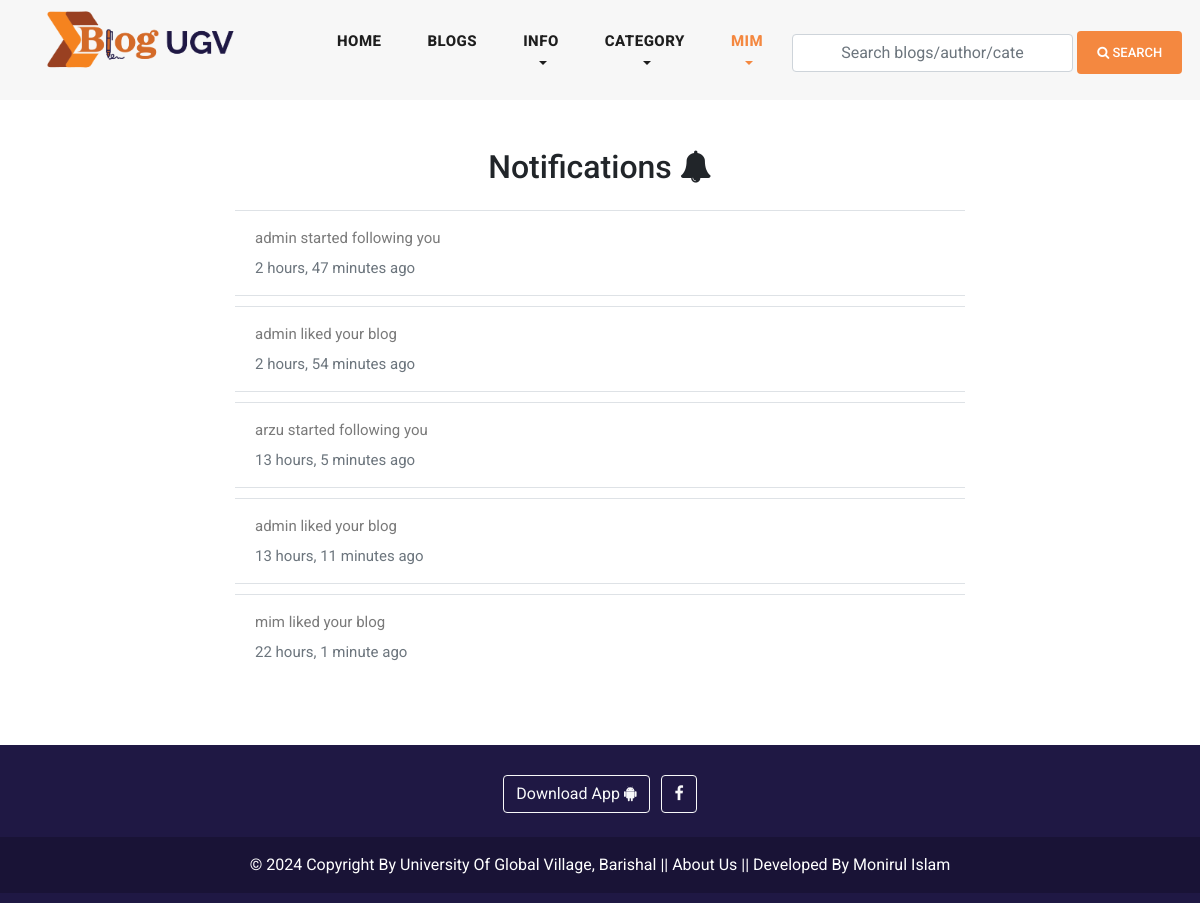
Before: /user_notifications/ (signed in) with the older database file.
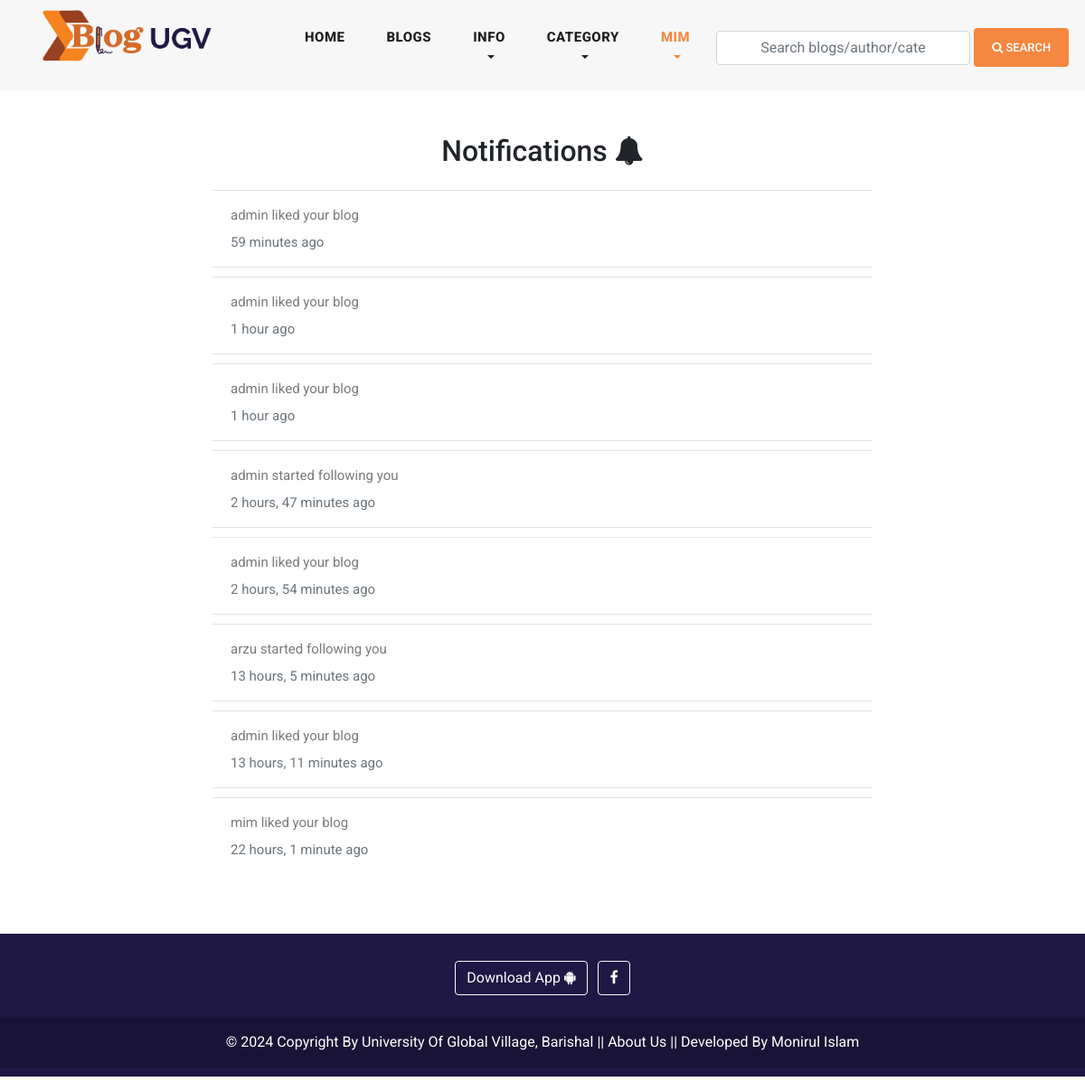
After: the same page with the newer database file.
### blog/models.py (models this page shows, shortened)
class Site(models.Model):
    header_logo = models.ImageField(upload_to="site_info")
    footer_logo = models.ImageField(upload_to="site_info")
    site_name = models.CharField(max_length=25)

### user_profile/models.py (models this page shows, shortened)
class User(AbstractUser):
    email = models.EmailField(
        max_length = 150,
        unique = True,
        error_messages={
            'unique':"The email must be unique for create ",
        }
    )
    profile_image = models.ImageField(
        null = True,
        blank = True,
        upload_to=UploadToPath('users_images')
    )
    followers = models.ManyToManyField("Follow")
    REQUIRED_FIELDS = ["email"]
    objects = CustomUserManager()

### notification/models.py (models this page shows, shortened)
class Notification(models.Model):
    NOTIFICATION_TYPES = {
        "Blog", "Like", "Follow"
    }
    content_type = models.ForeignKey (
        ContentType,
        on_delete=models.CASCADE
    )
    object_id = models.BigIntegerField()
    content_object =GenericForeignKey('content_type', 'object_id')
    user = models.ForeignKey(
        User,
        related_name ='user_notifications',
        on_delete = models.CASCADE
    )
    text = models.CharField(max_length=150)
    is_seen = models.BooleanField(default=False)
    notification_types = models.CharField(
        max_length = 20,
        choices = list(zip(NOTIFICATION_TYPES, NOTIFICATION_TYPES))
    )
    created_date = models.DateTimeField(auto_now_add=True)

### user_profile/views.py (the view)
# urls.py: path('user_notifications/',user_notifications, name='user_notifications'),
@login_required(login_url ='login')
def user_notifications(request):
    notifications = Notification.objects.filter(
        user = request.user,
        is_seen = False
    )
    for notification in notifications:
        notification.is_seen = True
        notification.save()
    return render(request,'notifactions.html')

### blog/context_processors.py (called while the page is built)
def get_all_categories(request):
    categories = Category.objects.all()[:20]
    category_counts = []
    for category in categories:
        blog_count = Blog.objects.filter(category=category).count()
        if blog_count > 0:  # Only include non-empty categories
            category_counts.append({'category': category, 'blog_count': blog_count})
    context = {
        "categories":categories,
        "category_counts": category_counts,
    }
    return context

def site_info(request):
    site = Site.objects.all()
    context = {
        "site":site,
    }
    return context

def ugv_ads(request):
    latest_ad = Ugv_Ad.objects.all()
    context =  {
        'latest_ad': latest_ad,
    }
    return context

### user_profile/context_processors.py (called while the page is built)
def user_notifications(request):
    context = {}
    if request.user.is_authenticated:
        notifications = Notification.objects.filter(
            user = request.user
        ).order_by('-created_date')
        unseen = notifications.exclude(is_seen = True)
        context['notifications'] = notifications
        context['unseen'] = unseen.count()
    return context

### blog/templates/notifactions.html (shortened to what this page needs)
{% extends 'base.html' %}
{% load static %}
{% block content %}
<section class="notifications">
    <div class="container">
        <div class="row justify-content-center mt-5">
            <div class="col-md-8">
                <h2 class="text-center mb-4">Notifications <i class="fa fa-bell"></i></h2>
                {% if notifications %}
                    <ul class="list-group list-group-flush">
                        {% for notification in notifications|slice:"50" %}
                            {% if notification.content_object %}
                                <li class="list-group-item notification-item">
                                    {% if notification.notification_types == 'Blog' or notification.notification_types == 'Like' %}
                                        <a class="text-decoration-none notification-link" href="{% if notification.content_object.slug %}{% url 'blog_details' notification.content_object.slug %}{% endif %}">
                                            <p>{{notification.text}}</p>
                                            <p class="text-muted">{{notification.created_date|timesince}} ago</p>
                                        </a>
                                    {% else %}
                                        <a class="text-decoration-none notification-link" href="{% url 'view_user_information' notification.content_object.followed_by.username %}">
                                            <p>{{notification.text}}</p>
                                            <p class="text-muted">{{notification.created_date|timesince}} ago</p>
                                        </a>
                                    {% endif %}
                                </li>
                            {% endif %}
                        {% endfor %}
                    </ul>
                {% else %}
                    <p class="text-center">No notifications yet.</p>
                {% endif %}
            </div>
        </div>
    </div>
</section>
{% endblock content %}

### blog/templates/base.html (shortened to what this page needs)
{% load static %}
<!DOCTYPE html>
<html lang="en">
<head>
    <link href="{% static 'vendor/bootstrap/css/bootstrap.min.css' %}" rel="stylesheet">
    <link rel="stylesheet" href="{% static 'assets/css/fontawesome.css' %}">
    <link rel="stylesheet" href="{% static 'assets/css/templatemo-stand-blog.css' %}">
    <link rel="stylesheet" href="{% static 'assets/css/owl.css' %}">
    <link rel="stylesheet" href="{% static 'assets/css/main.css' %}">
</head>
<body>
{% include 'header.html' %}
{% block content %}
{% endblock content %}
{% include 'footer.html' %}
</body>
</html>

### blog/templates/header.html (shortened to what this page needs)
{% load static %}
<header class="">
    <nav class="navbar navbar-expand-lg">
        <div class="container">
            {% for site_instance in site %}
            <a class="navbar-brand" href="{% url 'home'  %}"><img style="width: 250px; height: 75px;" src="{{site_instance.header_logo.url}}" alt=""></a>
            {% endfor %}
        <div class="collapse navbar-collapse" id="navbarResponsive">
            <ul class="navbar-nav ml-auto">
            <li class="nav-item {% if request.path == '/' %}active{% endif %}">
                <a class="nav-link" href="{% url 'home' %}">Home
                </a>
            </li>
            <li class="nav-item {% if request.path == '/blogs/' %}active{% endif %}">
                <a class="nav-link" href="{% url 'blogs' %}">Blogs</a>
            </li>
            <li class="nav-item dropdown {% if '/about/' in request.path %}active {% elif '/contact/' in request.path %}active{% endif %} ">
                <a class="nav-link dropdown-toggle" href="#" id="navbarDropdown" role="button" data-toggle="dropdown" aria-haspopup="true" aria-expanded="false">
                  Info
                </a>
            </li>
            <li class="nav-item dropdown {% if '/category_blogs/' in request.path %} active {% endif %}">
                <a class="nav-link dropdown-toggle" href="#" id="navbarDropdown" role="button" data-toggle="dropdown" aria-haspopup="true" aria-expanded="false">
                  Category
                </a>
            </li>
            <li>
                {% if request.user.is_authenticated %}
                <li class="nav-item dropdown {% if '/profile/' in request.path %}active {% elif '/user_notifications/' in request.path %}active {% elif '/wishlist/' in request.path %}active {% endif %} ">
                    <a class="nav-link dropdown-toggle" href="#" id="navbarDropdown" role="button" data-toggle="dropdown" aria-haspopup="true" aria-expanded="false">
                      {% if request.user.username %}
                      {{request.user.username}}
                      {% endif %}
                    </a>
                </li>
                {% else %}
                <li class="nav-item
                {% if request.path == '/login/' %}active{% endif %}">
                    <a class="nav-link" href="{% url 'login' %}">LOGIN</a>
                </li>
                {% endif %}
            </li>
            </ul>
            <form class="form-inline d-flex flex-nowrap my-2 ml-auto search_form" action="{% url 'search_blogs' %}" method="GET" >
                <input class="form-control px-5" name="search" type="text" placeholder="Search blogs/author/category/tags "  required>
                <button class="btn btn-primary ml-1"><i class="fa fa-search"></i> Search</button>
            </form>
        </div>
        </div>
    </nav>
</header>

### blog/templates/footer.html (shortened to what this page needs)
{% load static %}
{% for site in site %}
<div  class="container-fluid my-3 custom-container">
<footer class=" text-center text-white" style="background-color: #1F1844;">
  <div class="container-fluid p-3 pb-0">
    <section class="mb-1">
      <a class="btn btn-outline-light btn-floating m-1" href="#" role="button"
        >Download App  <i class="fa fa-android"></i
      ></a>
      <a class="btn btn-outline-light btn-floating m-1" href="https://www.facebook.com/ugvbarisal/" role="button"
        ><i class="fa fa-facebook-f"></i
      ></a>
    </section>
  </div>
  <div class="text-center p-3" style="background-color: rgba(0, 0, 0, 0.2);">
    <a  class="text-white" target="_blank" href="https://ugv.edu.bd/">© 2024 Copyright By University Of Global Village, Barishal</a> ||
    <a class="text-white"  href="{% url 'about' %}">About Us</a> ||
    <a class="text-white" target="_blank" href="https://www.facebook.com/moniruldevelopers"> Developed By Monirul Islam</a>
  </div>
</footer>
</div>
{% endfor %}

### blog/static/assets/css/templatemo-stand-blog.css (style rules this page uses)
body { font-family: 'Roboto', sans-serif; overflow-x: hidden; text-rendering: optimizeLegibility; -webkit-font-smoothing: antialiased; -moz-osx-font-smoothing: grayscale; }
p { margin-bottom: 0px; font-size: 15px; font-weight: 400; color: #7a7a7a; line-height: 30px; }
a { text-decoration: none!important; }
ul { padding: 0; margin: 0; list-style: none; }
h1,h2,h3,h4,h5,h6 { margin: 0px; }
header { z-index: 99999; width: 100%; height: 100px; background-color: #f7f7f7; -webkit-transition: all 0.3s ease-in-out 0s; -moz-transition: all 0.3s ease-in-out 0s; -o-transition: all 0.3s ease-in-out 0s; transition: all 0.3s ease-in-out 0s; }
header .navbar { padding: 16px 0px; }
.navbar .navbar-brand { float: left; margin-top: -12px; outline: none; }
#navbarResponsive { z-index: 999; }
.navbar-collapse { text-align: center; }
.navbar .navbar-nav .nav-item { margin: 0px 15px; }
.navbar .navbar-nav a.nav-link { text-transform: capitalize; font-size: 15px; font-weight: 800; text-transform: uppercase; letter-spacing: 0.5px; color: #1e1e1e; transition: all 0.3s; }
.navbar .navbar-nav .nav-link:hover, .navbar .navbar-nav .active>.nav-link, .navbar .navbar-nav .nav-link.active, .navbar .navbar-nav .nav-link.show, .navbar .navbar-nav .show>.nav-link { color: #f48840; }
footer { margin-top: 66px; text-align: center; background-color: #20232e; padding: 10px 0px; }

### blog/static/assets/css/main.css (style rules this page uses)
.btn-primary { display: inline-block; background-color: #f48840; color: #fff; font-size: 13px; font-weight: 500; padding: 12px 20px; text-transform: uppercase; transition: all .3s; border: none; outline: none; }
input, textarea { text-transform: none !important; }
.ml-auto, .mx-auto { margin-left: 3px!important; margin-right: 3px!important; }
.container-fluid { width: 100% !important; margin-right: auto !important; margin-left: auto !important; }
.notification-item { border: 1px solid #dee2e6; border-radius: 8px; margin-bottom: 10px; transition: background-color 0.3s; }
.notification-link { color: #007bff; text-decoration: none; }

### blog/templates/footer.html (style rules this page uses)
.custom-container { padding-left: 0; padding-right: 0; }

Changed rows visible on the page:
added Notification: text "admin liked your blog", created_date "59 minutes"
added Notification: text "admin liked your blog", created_date "1 hour"
added Notification: text "admin liked your blog", created_date "1 hour"
